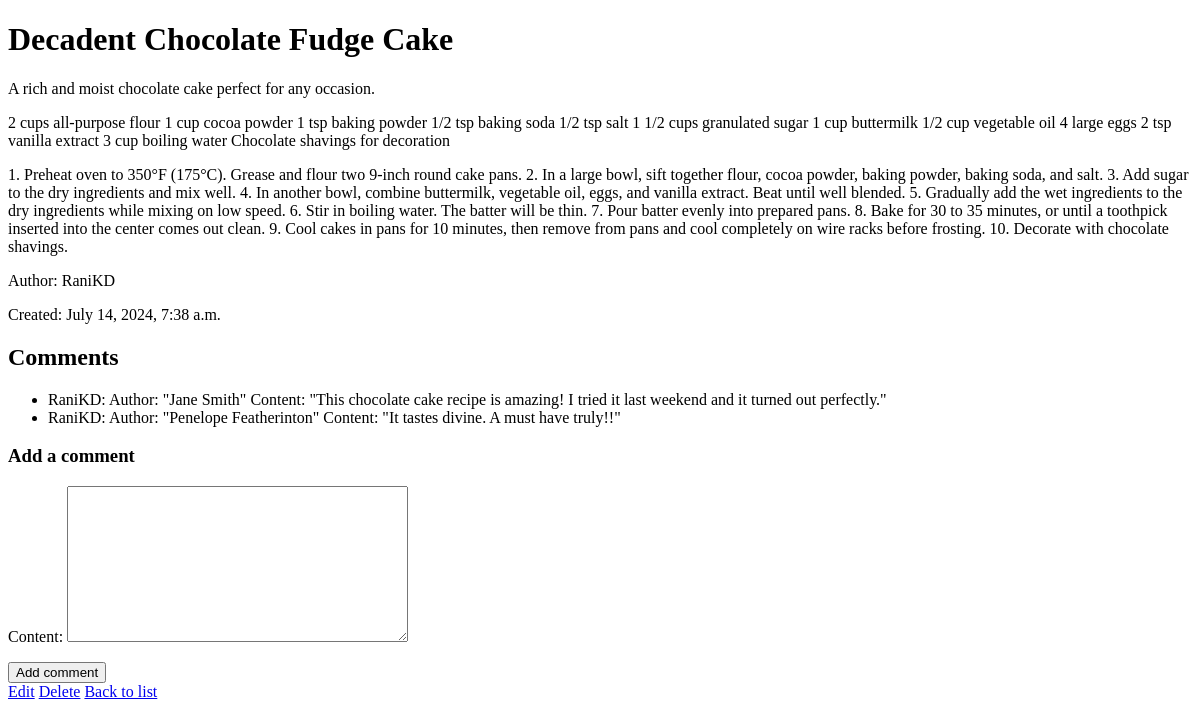
The page /recipe/1/ on the database as committed earlier.
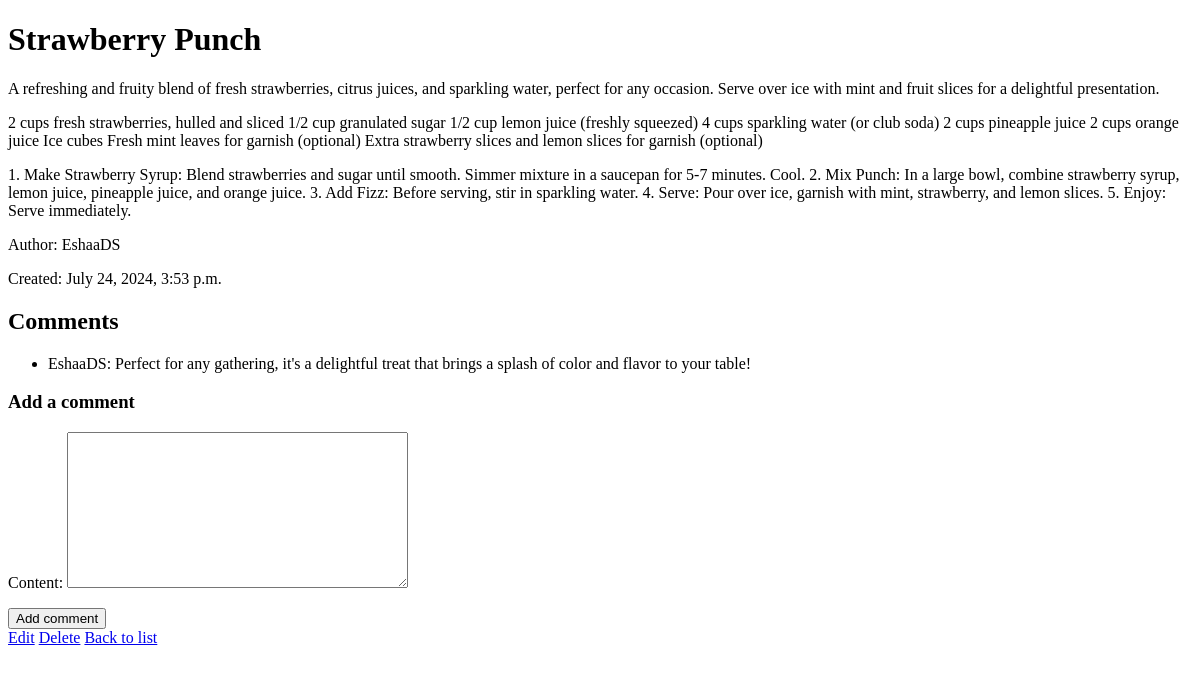
The same page on the database as committed later.
### recipes/models.py (models this page shows, shortened)
class Recipe(models.Model):
    title = models.CharField(max_length=200)
    description = models.TextField()
    ingredients = models.TextField()
    instructions = models.TextField()
    created_date = models.DateTimeField(auto_now_add=True)
    author = models.ForeignKey(User, on_delete=models.CASCADE)

class Comment(models.Model):
    recipe = models.ForeignKey(Recipe, related_name='comments', on_delete=models.CASCADE)
    author = models.ForeignKey(User, on_delete=models.CASCADE)
    content = models.TextField()
    created_date = models.DateTimeField(auto_now_add=True)

### recipes/views.py (the view)
# urls.py: path('recipe/<int:pk>/', views.recipe_detail, name='recipe_detail'),
def recipe_detail(request, pk):
    recipe = get_object_or_404(Recipe, pk=pk)
    comments = recipe.comments.all()
    if request.method == 'POST':
        comment_form = CommentForm(request.POST)
        if comment_form.is_valid():
            comment = comment_form.save(commit=False)
            comment.recipe = recipe
            comment.author = request.user
            comment.save()
            return redirect('recipe_detail', pk=recipe.pk)
    else:
        comment_form = CommentForm()
    return render(request, 'recipes/recipe_detail.html', {'recipe': recipe, 'comments': comments, 'comment_form': comment_form})

### recipes/forms.py
class CommentForm(forms.ModelForm):
    class Meta:
        model = Comment
        fields = ['content']

### recipes/templates/recipes/recipe_detail.html (shortened to what this page needs)
<!DOCTYPE html>
<html>
<head>
</head>
<body>
    <h1>{{ recipe.title }}</h1>
    <p>{{ recipe.description }}</p>
    <p>{{ recipe.ingredients }}</p>
    <p>{{ recipe.instructions }}</p>
    <p>Author: {{ recipe.author }}</p>
    <p>Created: {{ recipe.created_date }}</p>
    <h2>Comments</h2>
    <ul>
        {% for comment in comments %}
            <li>{{ comment.author }}: {{ comment.content }}</li>
        {% endfor %}
    </ul>
    <h3>Add a comment</h3>
    <form method="post">
        {{ comment_form.as_p }}
        <button type="submit">Add comment</button>
    </form>
    <a href="{% url 'recipe_update' recipe.pk %}">Edit</a>
    <a href="{% url 'recipe_delete' recipe.pk %}">Delete</a>
    <a href="{% url 'recipe_list' %}">Back to list</a>
</body>
</html>

Rows that differ between the two databases and show on the page:
removed Comment: author "RaniKD", content "Author: \"Jane Smith\" Content: \"This chocolate cake recipe is amazing! I tried it last weekend and it turned out perfectly.\""
removed Comment: author "RaniKD", content "Author: \"Penelope Featherinton\" Content: \"It tastes divine. A must have truly!!\""
changed Recipe: title "Decadent Chocolate Fudge Cake" → "Strawberry Punch"; description "A rich and moist chocolate cake perfect for any occasion." → "A refreshing and fruity blend of fresh strawberries, citrus juices, and sparkling water, perfect for any occasion. Serve over ice with mint and fruit slices for a delightful presentation."; ingredients "2 cups all-purpose flour 1 cup cocoa powder 1 tsp baking powder 1/2 tsp baking soda 1/2 tsp salt 1 1/2 cups granulated sugar 1 cup buttermilk 1/2 cup vegetable oil 4 large eggs 2 tsp vanilla extract 3 cup boiling water Chocolate shavings for decoration" → "2 cups fresh strawberries, hulled and sliced 1/2 cup granulated sugar 1/2 cup lemon juice (freshly squeezed) 4 cups sparkling water (or club soda) 2 cups pineapple juice 2 cups orange juice Ice cubes Fresh mint leaves for garnish (optional) Extra strawberry slices and lemon slices for garnish (optional)"; instructions "1. Preheat oven to 350°F (175°C). Grease and flour two 9-inch round cake pans. 2. In a large bowl, sift together flour, cocoa powder, baking powder, baking soda, and salt. 3. Add sugar to the dry ingredients and mix well. 4. In another bowl, combine buttermilk, vegetable oil, eggs, and vanilla extract. Beat until well blended. 5. Gradually add the wet ingredients to the dry ingredients while mixing on low speed. 6. Stir in boiling water. The batter will be thin. 7. Pour batter evenly into prepared pans. 8. Bake for 30 to 35 minutes, or until a toothpick inserted into the center comes out clean. 9. Cool cakes in pans for 10 minutes, then remove from pans and cool completely on wire racks…" → "1. Make Strawberry Syrup: Blend strawberries and sugar until smooth. Simmer mixture in a saucepan for 5-7 minutes. Cool. 2. Mix Punch: In a large bowl, combine strawberry syrup, lemon juice, pineapple juice, and orange juice. 3. Add Fizz: Before serving, stir in sparkling water. 4. Serve: Pour over ice, garnish with mint, strawberry, and lemon slices. 5. Enjoy: Serve immediately."; author "RaniKD" → "EshaaDS"; created_date "July 14, 2024, 7:38 a.m." → "July 24, 2024, 3:53 p.m."
added Comment: author "EshaaDS", content "Perfect for any gathering, it's a delightful treat that brings a splash of color and flavor to your table!"
